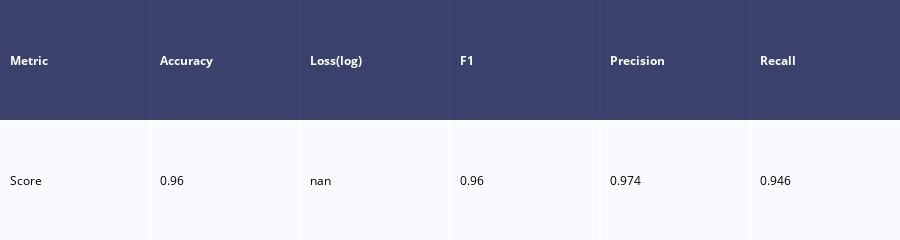

Write notebook code for a chart like this one.
### Markdown cell above
- **Plotting Confusion Matrix**

### Code cell
from plotly import figure_factory as ff, graph_objects as go
from sklearn.metrics import (
    log_loss,
    accuracy_score,
    confusion_matrix,
    f1_score,
    precision_score,
    recall_score,
)

def metrics(y_true, y_pred, y_pred_class):
    ac = accuracy_score(y_true, y_pred)
    ll = log_loss(y_true, y_pred_class)
    f1 = f1_score(y_true, y_pred, zero_division=1)
    ps = precision_score(y_true, y_pred)
    mc = confusion_matrix(y_true, y_pred)
    rc = recall_score(y_true, y_pred)

    header = ["Metric", "Accuracy", "Loss(log)", "F1", "Precision", "Recall"]
    score = [
        "Score",
        round(ac, 3),
        round(ll, 3),
        round(f1, 3),
        round(ps, 3),
        round(rc, 3),
    ]

    x = ["Real 0", "Real 1"]
    y = ["Predict 0", "Predict 1"]

    fig = ff.create_table([header, score], height_constant=20)
    fig.show()

    fig = ff.create_annotated_heatmap(z=mc, x=x, y=y, colorscale="Blues")
    fig.show('svg')

y_pred = model.predict(X_test).round()
y_pred_class = model.predict_proba(X_test)
metrics(y_test, y_pred, y_pred_class)

### Figure 1 — Plotly figure (JSON) as saved in the notebook; plotly's stock layout.template omitted (floating-point values rounded to 4 significant figures)
{"data": [{"colorscale": [[0, "#00083e"], [0.5, "#ededee"], [1, "#ffffff"]], "hoverinfo": "none", "opacity": 0.75, "showscale": false, "type": "heatmap", "z": [[0, 0, 0, 0, 0, 0], [0.5, 0.5, 0.5, 0.5, 0.5, 0.5]]}], "layout": {"annotations": [{"align": "left", "font": {"color": "#ffffff"}, "showarrow": false, "text": "<b>Metric</b>", "x": -0.45, "xanchor": "left", "xref": "x", "y": 0, "yref": "y"}, {"align": "left", "font": {"color": "#ffffff"}, "showarrow": false, "text": "<b>Accuracy</b>", "x": 0.55, "xanchor": "left", "xref": "x", "y": 0, "yref": "y"}, {"align": "left", "font": {"color": "#ffffff"}, "showarrow": false, "text": "<b>Loss(log)</b>", "x": 1.55, "xanchor": "left", "xref": "x", "y": 0, "yref": "y"}, {"align": "left", "font": {"color": "#ffffff"}, "showarrow": false, "text": "<b>F1</b>", "x": 2.55, "xanchor": "left", "xref": "x", "y": 0, "yref": "y"}, {"align": "left", "font": {"color": "#ffffff"}, "showarrow": false, "text": "<b>Precision</b>", "x": 3.55, "xanchor": "left", "xref": "x", "y": 0, "yref": "y"}, {"align": "left", "font": {"color": "#ffffff"}, "showarrow": false, "text": "<b>Recall</b>", "x": 4.55, "xanchor": "left", "xref": "x", "y": 0, "yref": "y"}, {"align": "left", "font": {"color": "#000000"}, "showarrow": false, "text": "Score", "x": -0.45, "xanchor": "left", "xref": "x", "y": 1, "yref": "y"}, {"align": "left", "font": {"color": "#000000"}, "showarrow": false, "text": "0.96", "x": 0.55, "xanchor": "left", "xref": "x", "y": 1, "yref": "y"}, {"align": "left", "font": {"color": "#000000"}, "showarrow": false, "text": "nan", "x": 1.55, "xanchor": "left", "xref": "x", "y": 1, "yref": "y"}, {"align": "left", "font": {"color": "#000000"}, "showarrow": false, "text": "0.96", "x": 2.55, "xanchor": "left", "xref": "x", "y": 1, "yref": "y"}, {"align": "left", "font": {"color": "#000000"}, "showarrow": false, "text": "0.974", "x": 3.55, "xanchor": "left", "xref": "x", "y": 1, "yref": "y"}, {"align": "left", "font": {"color": "#000000"}, "showarrow": false, "text": "0.946", "x": 4.55, "xanchor": "left", "xref": "x", "y": 1, "yref": "y"}], "height": 90, "margin": {"b": 0, "l": 0, "r": 0, "t": 0}, "xaxis": {"dtick": 1, "gridwidth": 2, "showticklabels": false, "tick0": -0.5, "ticks": "", "zeroline": false}, "yaxis": {"autorange": "reversed", "dtick": 1, "gridwidth": 2, "showticklabels": false, "tick0": 0.5, "ticks": "", "zeroline": false}}}
